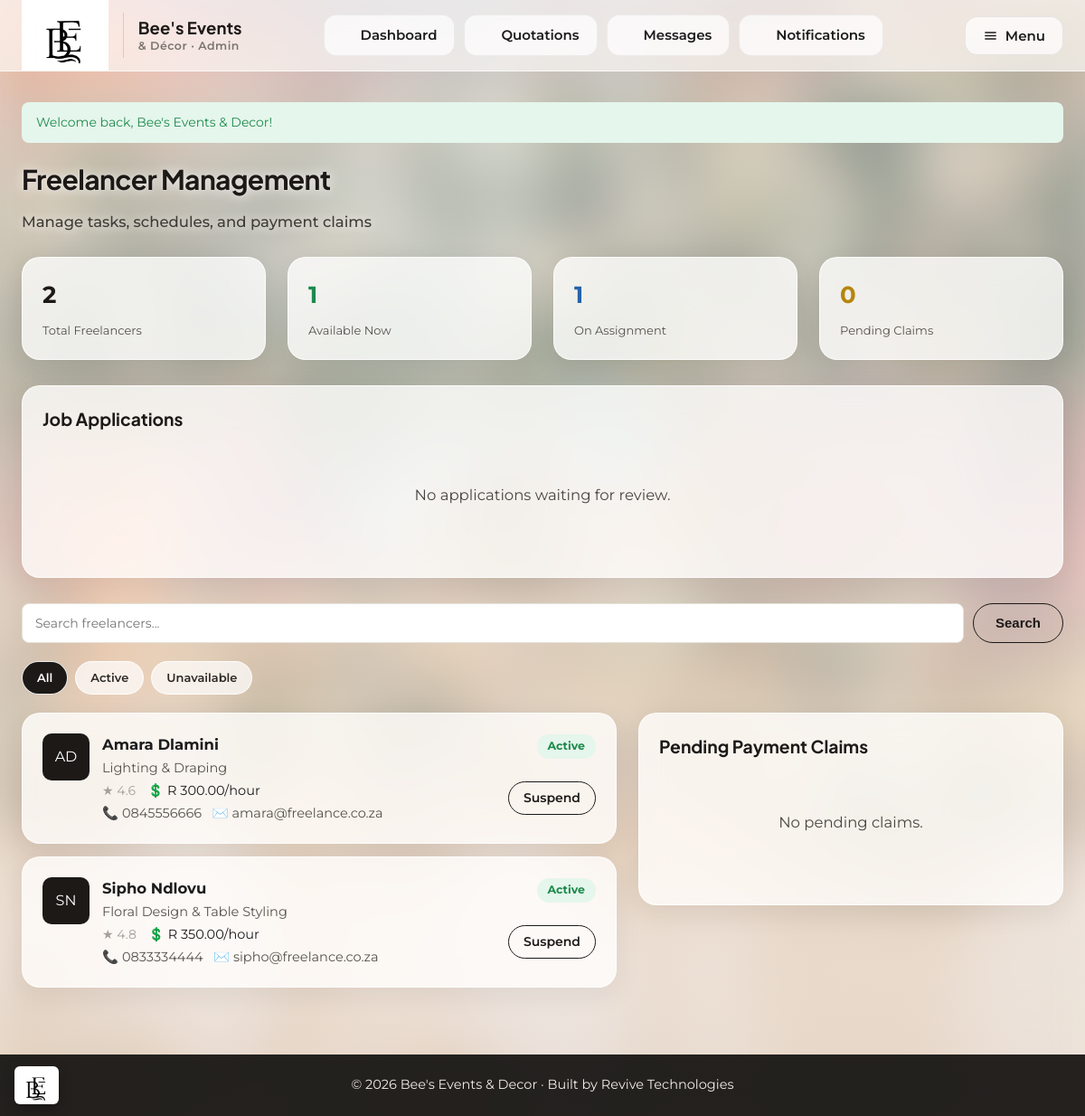
The page /admin/freelancers.php (signed in) on the database its author committed.
### tables this page shows
CREATE TABLE freelancers (
    freelancer_id   INT AUTO_INCREMENT PRIMARY KEY,
    user_id         INT NOT NULL,
    skill           VARCHAR(150) NOT NULL,           
    bio             TEXT,
    hourly_rate     DECIMAL(10,2) DEFAULT 0.00,
    rating          DECIMAL(3,2) DEFAULT 0.00,       
    portfolio_files TEXT DEFAULT NULL,               
    FOREIGN KEY (user_id) REFERENCES users(user_id) ON DELETE CASCADE
);

CREATE TABLE users (
    user_id     INT AUTO_INCREMENT PRIMARY KEY,
    full_name   VARCHAR(120)  NOT NULL,
    email       VARCHAR(150)  NOT NULL UNIQUE,
    phone       VARCHAR(30)   DEFAULT NULL,
    profile_image VARCHAR(255) DEFAULT NULL,           
    password    VARCHAR(255)  NOT NULL,            
    role        ENUM('client','freelancer','admin') NOT NULL DEFAULT 'client',
    status      ENUM('active','suspended')  NOT NULL DEFAULT 'active',
    created_at  DATETIME NOT NULL DEFAULT CURRENT_TIMESTAMP
);

### includes/functions.php (called while the page is built, shortened)
<?php
function h($string) {
    return htmlspecialchars($string ?? '', ENT_QUOTES, 'UTF-8');
}
function rand_format($amount) {
    return 'R ' . number_format((float)$amount, 2);
}

### admin/freelancers.php (the view, shortened to what this page needs)
<?php
require_once '../includes/functions.php';
require_once '../config/database.php';
$search = trim($_GET['q'] ?? '');
$filter = $_GET['filter'] ?? 'all';
$sql = "SELECT f.*, u.full_name, u.email, u.phone, u.status FROM freelancers f JOIN users u ON f.user_id = u.user_id WHERE 1=1";
$params = [];
$sql .= ' ORDER BY u.full_name ASC';
$stmt = $pdo->prepare($sql);
$stmt->execute($params);
$freelancers = $stmt->fetchAll();
$total_freelancers = $pdo->query("SELECT COUNT(*) FROM users WHERE role='freelancer'")->fetchColumn();
$available_now = $pdo->query(
    "SELECT COUNT(*) FROM users u JOIN freelancers f ON u.user_id=f.user_id
     WHERE u.status='active' AND f.freelancer_id NOT IN (SELECT freelancer_id FROM bookings WHERE freelancer_id IS NOT NULL AND status='confirmed')"
)->fetchColumn();
$on_assignment = $pdo->query("SELECT COUNT(DISTINCT freelancer_id) FROM bookings WHERE status='confirmed' AND freelancer_id IS NOT NULL")->fetchColumn();
$pending_claims = $pdo->query("SELECT COUNT(*) FROM payments WHERE status='pending'")->fetchColumn();
$applications = $pdo->query(
    "SELECT a.*, b.event_type, b.event_date, b.venue, b.guest_count, b.notes, c.full_name AS client_name,
            f.*, u.full_name, u.email, u.phone
     FROM job_applications a
     JOIN bookings b ON a.booking_id = b.booking_id
     JOIN users c ON b.client_id = c.user_id
     JOIN freelancers f ON a.freelancer_id = f.freelancer_id
     JOIN users u ON f.user_id = u.user_id
     WHERE a.status = 'under_review' ORDER BY a.applied_at ASC"
)->fetchAll();
$claims = $pdo->query(
    "SELECT p.*, u.full_name, b.event_type FROM payments p
     JOIN freelancers f ON p.freelancer_id = f.freelancer_id
     JOIN users u ON f.user_id = u.user_id
     JOIN bookings b ON p.booking_id = b.booking_id
     WHERE p.status = 'pending' ORDER BY p.claim_date DESC"
)->fetchAll();
include '../includes/header_dashboard.php';
?>
<div class="page-head">
    <div><h2>Freelancer Management</h2><p>Manage tasks, schedules, and payment claims</p></div>
</div>
<div class="grid grid-4" style="margin-bottom:28px;">
    <div class="card stat-card"><div class="num"><?php echo (int)$total_freelancers; ?></div><div class="label">Total Freelancers</div></div>
    <div class="card stat-card"><div class="num" style="color:var(--success);"><?php echo (int)$available_now; ?></div><div class="label">Available Now</div></div>
    <div class="card stat-card"><div class="num" style="color:var(--info);"><?php echo (int)$on_assignment; ?></div><div class="label">On Assignment</div></div>
    <div class="card stat-card"><div class="num" style="color:var(--warning);"><?php echo (int)$pending_claims; ?></div><div class="label">Pending Claims</div></div>
</div>
<div class="card" style="margin-bottom:28px;">
    <h3>Job Applications <?php if (count($applications)): ?><span class="badge-count" style="position:static;display:inline-block;vertical-align:middle;"><?php echo count($applications); ?></span><?php endif; ?></h3>
    <?php if (empty($applications)): ?>
        <p class="empty-state">No applications waiting for review.</p>
    <?php else: foreach ($applications as $a): ?>
        <div style="border-bottom:1px solid var(--border);padding:14px 0;">
            <div style="display:flex;justify-content:space-between;align-items:center;flex-wrap:wrap;gap:10px;">
                <div>
                    <strong><?php echo h($a['full_name']); ?></strong> applied for
                    <strong><?php echo h($a['event_type']); ?></strong> (<?php echo h($a['client_name']); ?>)<br>
                    <span style="font-size:13px;color:var(--text-muted);">📅 <?php echo nice_date($a['event_date']); ?> &middot; 📍 <?php echo h($a['venue'] ?: 'TBC'); ?> &middot; Applied <?php echo date('d M Y, H:i', strtotime($a['applied_at'])); ?></span>
                </div>
                <div style="display:flex;gap:8px;align-items:center;flex-wrap:wrap;">
                    <span class="pill pill-pending">Under review</span>
                    <button type="button" class="btn btn-outline btn-sm" onclick="var p=document.getElementById('app-<?php echo (int)$a['application_id']; ?>');p.style.display=p.style.display==='block'?'none':'block';">Review</button>
                    <form method="POST" action="freelancers.php" style="display:inline;">
                        <input type="hidden" name="application_id" value="<?php echo (int)$a['application_id']; ?>">
                        <button type="submit" name="decision" value="approve" class="btn btn-success btn-sm">Accept</button>
                        <button type="submit" name="decision" value="reject" class="btn btn-danger btn-sm" onclick="return confirm('Reject this application?');">Reject</button>
                    </form>
                </div>
            </div>
            <div id="app-<?php echo (int)$a['application_id']; ?>" style="display:none;margin-top:12px;padding:14px;border-radius:12px;background:rgba(0,0,0,.04);font-size:13.5px;line-height:1.7;">
                <strong>Freelancer</strong><br>
                Skill: <?php echo h($a['skill']); ?> &middot; ★ <?php echo number_format($a['rating'],1); ?> &middot; <?php echo rand_format($a['hourly_rate']); ?>/hour<br>
                📞 <?php echo h($a['phone'] ?: '-'); ?> &nbsp; ✉️ <?php echo h($a['email']); ?><br>
                <?php if (!empty($a['bio'] ?? '')): ?>Bio: <?php echo h($a['bio']); ?><br><?php endif; ?>
                <?php if (!empty($a['portfolio_files'] ?? '')): ?>
                    <div style="display:flex;gap:6px;margin:6px 0;flex-wrap:wrap;">
                    <?php foreach (array_slice(explode(',', $a['portfolio_files']), 0, 6) as $img): ?>
                        <a href="../<?php echo h($img); ?>" target="_blank"><img src="../<?php echo h($img); ?>" alt="" style="width:48px;height:48px;object-fit:cover;border-radius:6px;border:1px solid var(--border);"></a>
                    <?php endforeach; ?>
                    </div>
                <?php endif; ?>
                <strong>Job</strong><br>
                <?php echo h($a['event_type']); ?> for <?php echo h($a['client_name']); ?><?php if ($a['guest_count']): ?> &middot; <?php echo (int)$a['guest_count']; ?> guests<?php endif; ?><br>
                <?php if (!empty($a['notes'])): ?>Notes: <?php echo h($a['notes']); ?><?php endif; ?>
            </div>
        </div>
    <?php endforeach; endif; ?>
</div>
<form method="GET" action="freelancers.php" class="search-box">
    <input type="text" name="q" placeholder="Search freelancers..." value="<?php echo h($search); ?>">
    <button type="submit" class="btn btn-outline">Search</button>
</form>
<div class="tab-filter">
    <a href="?filter=all" class="<?php echo $filter==='all'?'active':''; ?>">All</a>
    <a href="?filter=active" class="<?php echo $filter==='active'?'active':''; ?>">Active</a>
    <a href="?filter=unavailable" class="<?php echo $filter==='unavailable'?'active':''; ?>">Unavailable</a>
</div>
<div class="two-col">
    <div>
        <?php if (empty($freelancers)): ?>
            <div class="card empty-state">No freelancers found.</div>
        <?php else: foreach ($freelancers as $f): ?>
        <div class="card" style="margin-bottom:14px;">
            <div style="display:flex;justify-content:space-between;flex-wrap:wrap;gap:10px;">
                <div style="display:flex;gap:14px;">
                    <div class="avatar" style="width:52px;height:52px;font-size:16px;background:var(--navy);color:#fff;border-radius:10px;display:flex;align-items:center;justify-content:center;">
                        <?php
                        $parts = explode(' ', $f['full_name']);
                        echo strtoupper(substr($parts[0],0,1) . substr($parts[count($parts)-1] ?? '',0,1));
                        ?>
                    </div>
                    <div>
                        <strong><?php echo h($f['full_name']); ?></strong><br>
                        <span style="font-size:13px;color:var(--text-muted);"><?php echo h($f['skill']); ?></span><br>
                        <span class="stars">★ <?php echo number_format($f['rating'],1); ?></span>
                        &nbsp; <span style="font-size:13px;">💲 <?php echo rand_format($f['hourly_rate']); ?>/hour</span><br>
                        <span style="font-size:13px;color:var(--text-muted);">📞 <?php echo h($f['phone']); ?> &nbsp; ✉️ <?php echo h($f['email']); ?></span>
                    </div>
                </div>
                <div style="text-align:right;">
                    <span class="pill pill-<?php echo $f['status']==='active'?'active':'suspended'; ?>"><?php echo ucfirst($f['status']); ?></span><br><br>
                    <a href="?toggle_status=<?php echo (int)$f['user_id']; ?>" class="btn btn-outline btn-sm">
                        <?php echo $f['status']==='active' ? 'Suspend' : 'Activate'; ?>
                    </a>
                </div>
            </div>
        </div>
        <?php endforeach; endif; ?>
    </div>
    <div class="card">
        <h3>Pending Payment Claims</h3>
        <?php if (empty($claims)): ?>
            <p class="empty-state">No pending claims.</p>
        <?php else: foreach ($claims as $c): ?>
            <div style="border-bottom:1px solid var(--border);padding:14px 0;">
                <div style="display:flex;justify-content:space-between;">
                    <strong><?php echo h($c['full_name']); ?></strong>
                    <span class="pill pill-pending">Pending</span>
                </div>
                <p style="font-size:13px;color:var(--text-muted);margin:4px 0;"><?php echo h($c['event_type']); ?></p>
                <div style="font-size:18px;font-weight:700;color:var(--navy);margin-bottom:8px;"><?php echo rand_format($c['amount']); ?></div>
                <a href="?approve_payment=<?php echo (int)$c['payment_id']; ?>" class="btn btn-success btn-sm">Approve</a>
                <a href="?reject_payment=<?php echo (int)$c['payment_id']; ?>" class="btn btn-danger btn-sm">Reject</a>
            </div>
        <?php endforeach; endif; ?>
    </div>
</div>
<?php include '../includes/footer_dashboard.php'; ?>

### rows shown on the page
freelancers: user.full_name "AD", user.full_name "Amara Dlamini", skill "Lighting & Draping", rating "4.6", hourly_rate "R 300.00", user.phone "0845556666", user.email "amara@freelance.co.za", user.status "Active"
freelancers: user.full_name "SN", user.full_name "Sipho Ndlovu", skill "Floral Design & Table Styling", rating "4.8", hourly_rate "R 350.00", user.phone "0833334444", user.email "sipho@freelance.co.za", user.status "Active"

### other values the page prints
$who "Admin"
$item['label'] "Dashboard"
$item['label'] "Quotations"
$item['label'] "Messages"
$item['label'] "Notifications"
$flash['message'] "Welcome back, Bee's Events & Decor!"
$total_freelancers "2"
$available_now "1"
$on_assignment "1"
$pending_claims "0"
